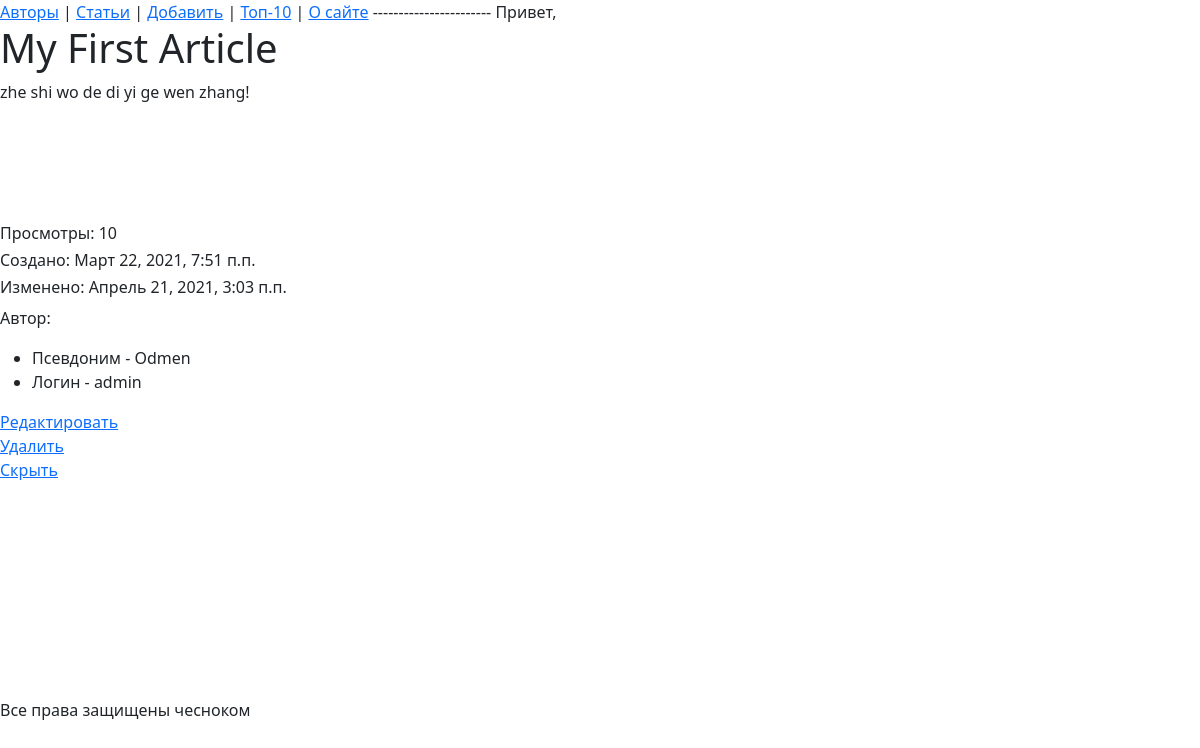
The app's page /article/1/ with its own data.
### core/models.py (models this page shows, shortened)
class Article(models.Model):
    title = models.CharField(max_length = 255)
    text = models.TextField()
    author = models.ForeignKey(
        to = "Author",
        on_delete = models.SET_NULL,
        null = True, blank = True,
        related_name = "article",
        verbose_name = "Автор"
    )
    readers = models.ManyToManyField(
        to = User,
        related_name = "read_articles",
        blank = True,
    )
    views = models.IntegerField(
        default = 0,
        verbose_name = "Просмотры"
    )
    created_at = models.DateTimeField(
        auto_now_add = True,
        null = True,
    )
    updated_at = models.DateTimeField(
        auto_now = True
    )
    is_active = models.BooleanField(
        default = True
    )

class Author(models.Model):
    user = models.OneToOneField(
        to = User,
        related_name = "author",
        verbose_name = "Пользователь",
        null = False,
        blank = False,
        on_delete = models.CASCADE
    )
    nickname = models.CharField(max_length = 55)
    class Meta:
        verbose_name = "Автор"
        verbose_name_plural = "Авторы"

### core/views.py (the view)
# urls.py: path("article/<int:id>/", article_page, name = "article"),
def article_page(request, id):
    article = Article.objects.get(id = id)
    article.views += 1
    article.save()
    return render(
        request,
        "article.html",
        {"article": article}
    )

### core/templates/article.html (shortened to what this page needs)
{% extends 'base.html' %}
{% block content %}
    <h1>{{ article.title }}</h1>
    <div>{{ article.text }}</div>
    <br><br><br><br><br>
    <h6>Просмотры: {{ article.views }}</h6>
    <h6>Создано: {{ article.created_at }}</h6>
    <h6>Изменено: {{ article.updated_at }}</h6>
    <p>
        Автор:
        <ul>
            <li>Псевдоним - {{ article.author.nickname }}</li>
            <li>Логин - {{ article.author.user.username }}</li>
        </ul>
    </p>
    <a href="{% url 'article-edit' article.id %}">Редактировать</a>
    <br>
    <a href="{% url 'article-delete' article.id %}">Удалить</a>
    <br>
    <a href="{% url 'article-hide' article.id %}">Скрыть</a>
{% endblock %}

### records on screen
Article: title "My First Article", text "zhe shi wo de di yi ge wen zhang!", views "10", created_at "Март 22, 2021, 7:51 п.п.", updated_at "Апрель 21, 2021, 3:03 п.п.", author.nickname "Odmen", author.user.username "admin"
